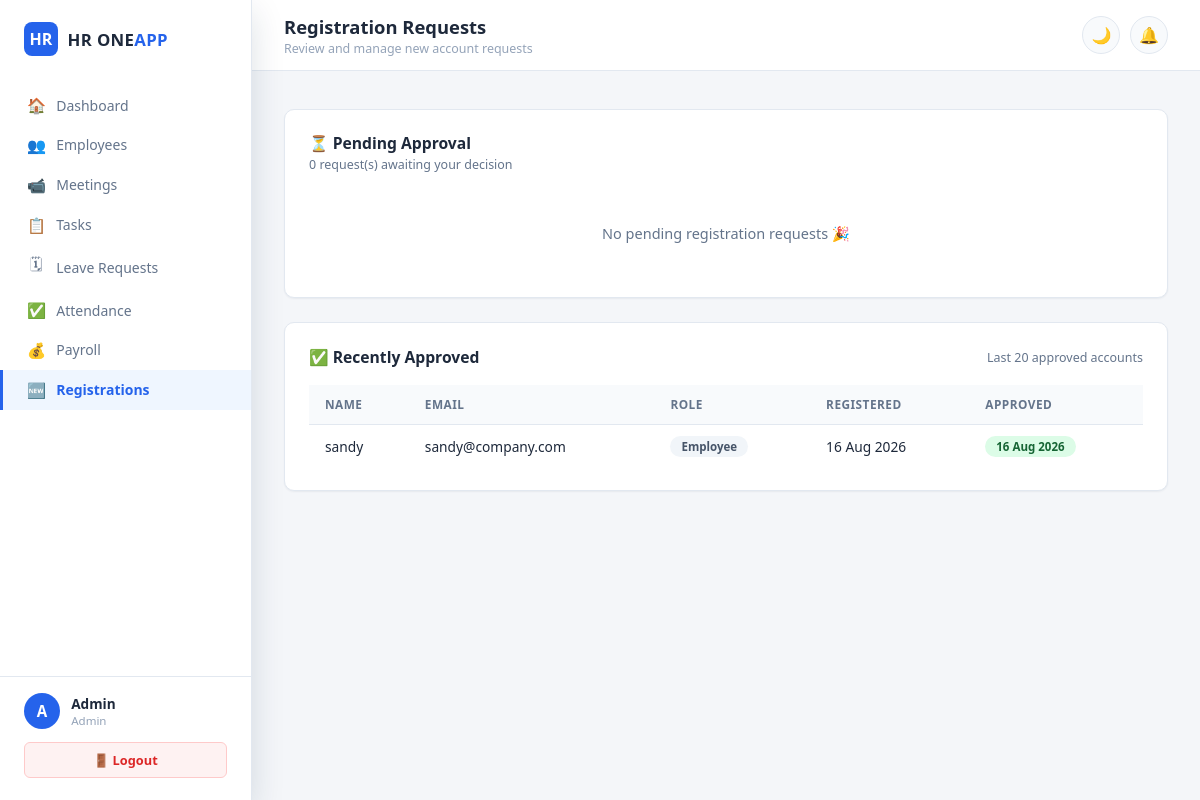
Page /admin/registrations (signed in) on the committed database.
### models.py (models this page shows, shortened)
class User(db.Model):
    __tablename__ = 'users'
    id            = db.Column(db.Integer, primary_key=True)
    name          = db.Column(db.String(100), nullable=False)
    email         = db.Column(db.String(150), unique=True, nullable=False)
    password_hash = db.Column(db.String(256), nullable=False)
    role          = db.Column(db.String(20), default='employee')   # admin | hr | employee
    is_active     = db.Column(db.Boolean, default=True)
    approval_status  = db.Column(db.String(20), default='approved')  # approved|pending|rejected
    approved_by      = db.Column(db.Integer, db.ForeignKey('users.id'), nullable=True)
    approved_at      = db.Column(db.DateTime, nullable=True)
    rejection_reason = db.Column(db.String(500), nullable=True)
    created_at    = db.Column(db.DateTime, default=datetime.utcnow)

### routes/admin_approval.py (the view)
@admin_approval_bp.route('/registrations')
@admin_required
def registrations():
    pending  = User.query.filter_by(approval_status='pending').order_by(
                   User.created_at.desc()).all()
    approved = User.query.filter(User.approval_status == 'approved',
                                 User.role != 'admin').order_by(
                   User.approved_at.desc()).limit(20).all()
    rejected = User.query.filter_by(approval_status='rejected').order_by(
                   User.created_at.desc()).limit(20).all()
    return render_template('admin/registrations.html',
                           pending=pending, approved=approved, rejected=rejected)

### templates/admin/registrations.html (shortened to what this page needs)
{% extends "base.html" %}
{% block page_title %}Registration Requests{% endblock %}
{% block breadcrumb %}<p class="crumb">Review and manage new account requests</p>{% endblock %}
{% block content %}
<div class="card" style="margin-bottom:1.5rem;">
  <div class="card-header">
    <div>
      <h3>⏳ Pending Approval</h3>
      <p class="subtitle">{{ pending|length }} request(s) awaiting your decision</p>
    </div>
  </div>
  {% if pending %}
  <div class="table-wrap">
  <table class="table">
    <thead>
      <tr><th>Name</th><th>Email</th><th>Role</th><th>Registered</th><th>Status</th><th>Actions</th></tr>
    </thead>
    <tbody>
    {% for u in pending %}
    <tr>
      <td><strong>{{ u.name }}</strong></td>
      <td>{{ u.email }}</td>
      <td><span class="badge-pill {{ 'badge-blue' if u.role=='hr' else 'badge-gray' }}">{{ u.role|capitalize }}</span></td>
      <td>{{ u.created_at.strftime('%d %b %Y %H:%M') }}</td>
      <td><span class="badge-pill badge-orange">Pending</span></td>
      <td style="display:flex;gap:.5rem;flex-wrap:wrap;">
        <a href="{{ url_for('admin_approval.registration_detail', user_id=u.id) }}" class="btn btn-sm btn-outline">👁 View</a>
        <button class="btn btn-sm btn-success"
                onclick="confirmApprove({{ u.id }}, '{{ u.name }}')">✓ Approve</button>
        <button class="btn btn-sm btn-danger"
                onclick="showRejectModal({{ u.id }}, '{{ u.name }}')">✕ Reject</button>
      </td>
    </tr>
    {% endfor %}
    </tbody>
  </table>
  </div>
  {% else %}
  <p class="empty-state">No pending registration requests 🎉</p>
  {% endif %}
</div>
{% if approved %}
<div class="card" style="margin-bottom:1.5rem;">
  <div class="card-header"><h3>✅ Recently Approved</h3><p class="subtitle">Last 20 approved accounts</p></div>
  <div class="table-wrap">
  <table class="table">
    <thead><tr><th>Name</th><th>Email</th><th>Role</th><th>Registered</th><th>Approved</th></tr></thead>
    <tbody>
    {% for u in approved %}
    <tr>
      <td>{{ u.name }}</td>
      <td>{{ u.email }}</td>
      <td><span class="badge-pill {{ 'badge-blue' if u.role=='hr' else 'badge-gray' }}">{{ u.role|capitalize }}</span></td>
      <td>{{ u.created_at.strftime('%d %b %Y') }}</td>
      <td><span class="badge-pill badge-green">{{ u.approved_at.strftime('%d %b %Y') if u.approved_at else '—' }}</span></td>
    </tr>
    {% endfor %}
    </tbody>
  </table>
  </div>
</div>
{% endif %}
{% endblock %}

### static/css/style.css (style rules this page uses)
:root { --navy: #0f2747; --navy-light: #1e3a5f; --navy-soft: #f0f4f8; --accent: #2563eb; --accent-soft: #eff6ff; --success: #16a34a; --danger: #dc2626; --warning: #d97706; --purple: #7c3aed; --bg: #f4f6f9; --surface: #ffffff; --surface-2: #f8fafc; --border: #e2e8f0; --text: #1e293b; --text-muted: #64748b; --text-faint: #94a3b8; --radius-sm: 6px; --radius: 10px; --radius-lg: 14px; --shadow-sm: 0 1px 2px rgba(15,39,71,.06); --shadow: 0 2px 8px rgba(15,39,71,.08); --shadow-lg: 0 12px 32px rgba(15,39,71,.14); }
* { margin:0;padding:0;box-sizing:border-box; }
html,body { height:100%; }
body { font-family:'Segoe UI',-apple-system,BlinkMacSystemFont,'Inter',sans-serif; background:var(--bg); color:var(--text); transition:background .25s,color .25s; font-size:14.5px; }
.topbar .crumb { font-size:.78rem;color:var(--text-faint);margin-top:1px; }
.card { background:var(--surface);border-radius:var(--radius);padding:1.4rem 1.5rem; box-shadow:var(--shadow-sm);border:1px solid var(--border);margin-bottom:1.5rem; }
.card-header { display:flex;align-items:center;justify-content:space-between;margin-bottom:1.1rem;flex-wrap:wrap;gap:.6rem; }
.card-header h3 { font-size:.98rem;font-weight:700;color:var(--text); }
.card-header p.subtitle { font-size:.78rem;color:var(--text-muted);margin-top:2px; }
.table-wrap { overflow-x:auto; }
.table { width:100%;border-collapse:collapse;font-size:.86rem; }
.table th { background:var(--surface-2);padding:.7rem 1rem;text-align:left;font-size:.74rem; color:var(--text-muted);text-transform:uppercase;letter-spacing:.04em;border-bottom:1px solid var(--border); font-weight:700;white-space:nowrap; }
.table td { padding:.7rem 1rem;border-bottom:1px solid var(--border);vertical-align:middle; }
.table tr:last-child td { border-bottom:none; }
.empty-state { text-align:center;color:var(--text-muted);padding:2rem!important; }
.badge-pill { display:inline-block;padding:3px 11px;border-radius:20px;font-size:.72rem;font-weight:700; }
.badge-green { background:#dcfce7;color:#166534; }
.badge-gray { background:#f1f5f9;color:#475569; }

### rows in the picture
User: name "sandy", email "sandy@company.com", role "Employee", created_at "16 Aug 2026", approved_at "16 Aug 2026"

### other values in the picture
{{ session.user_name[0] | upper }} "A"
{{ session.user_name }} "Admin"
{{ session.user_role | capitalize }} "Admin"
{{ pending|length }} "0"
